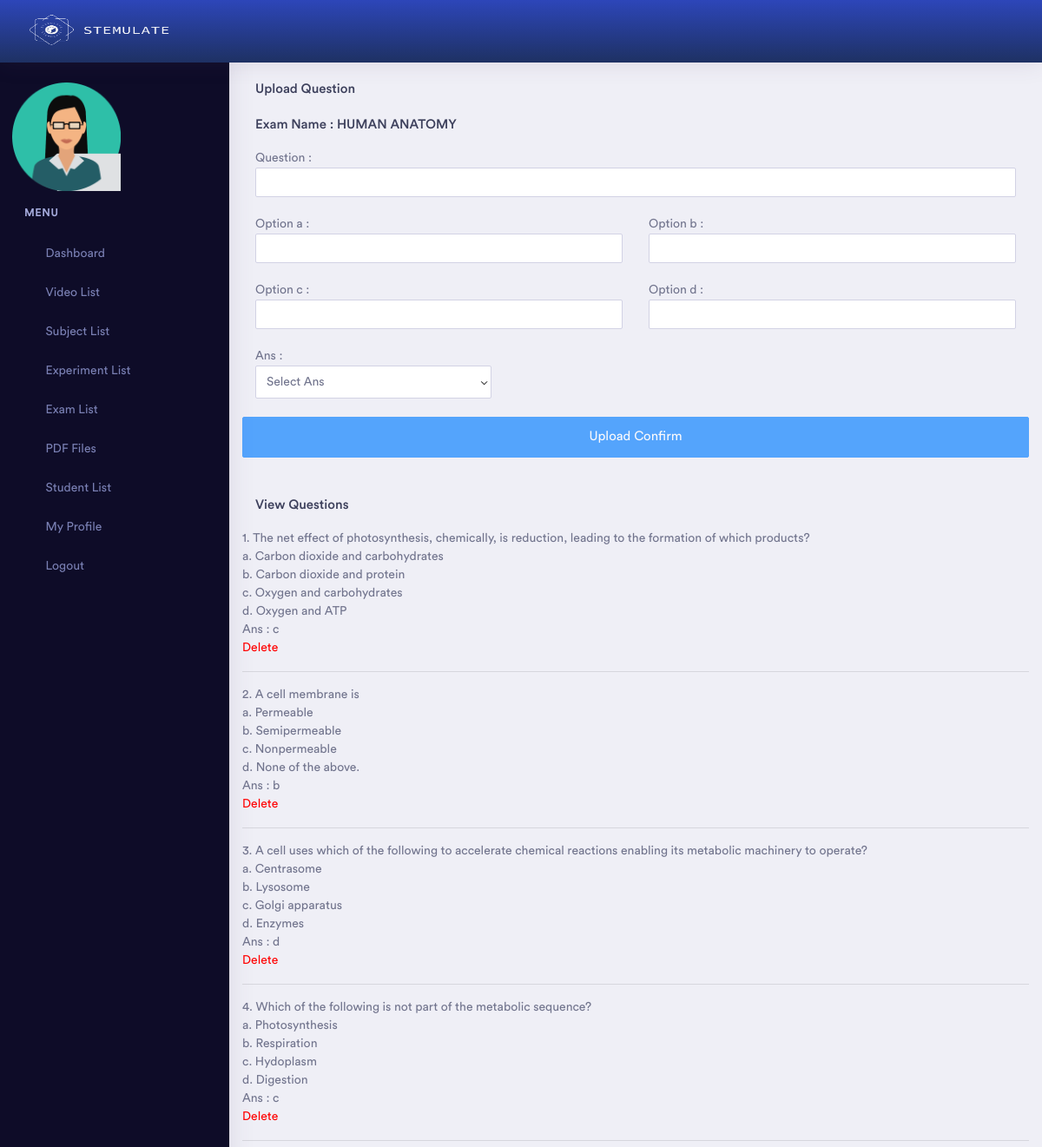
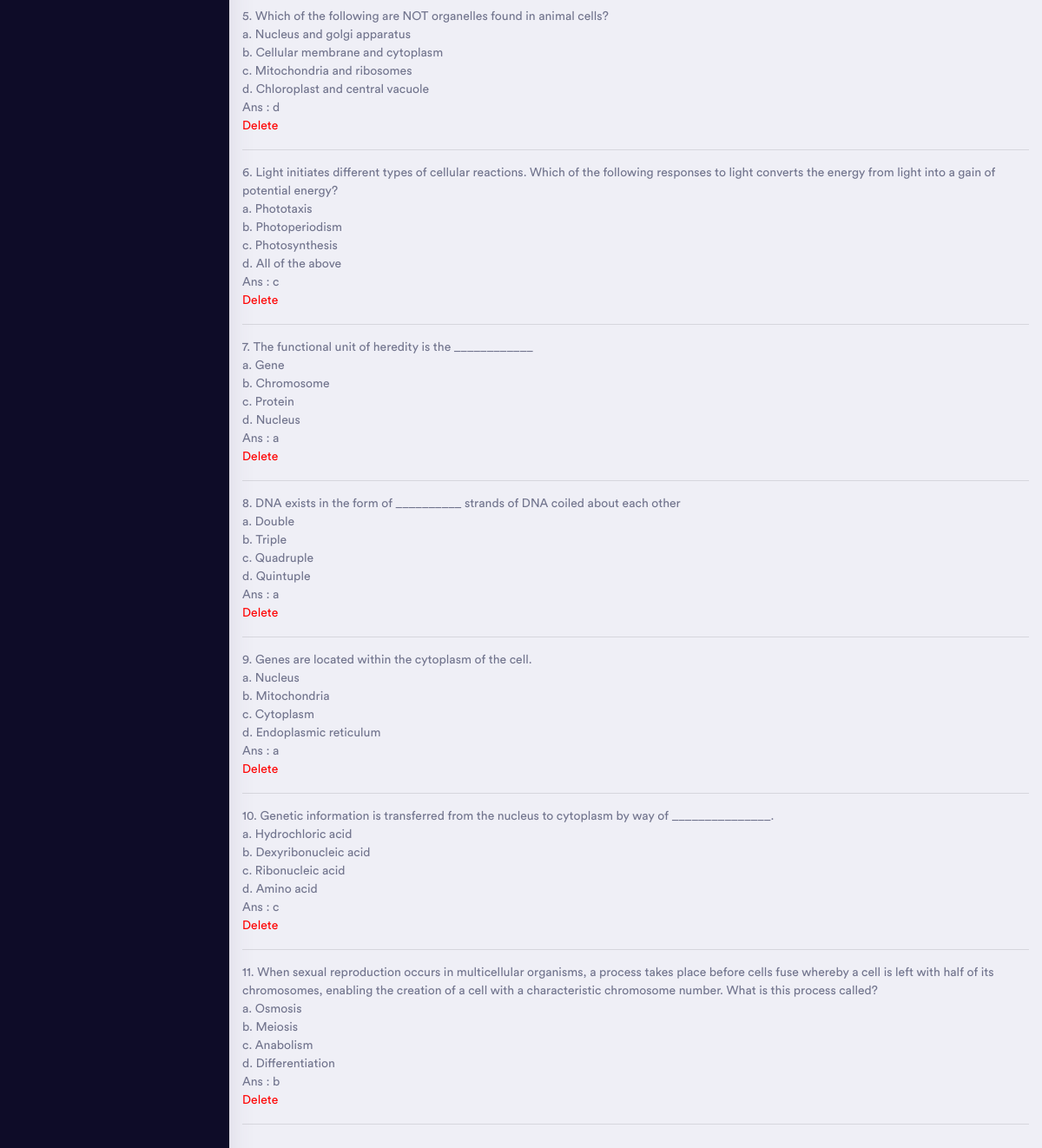
/admin/question_add.php?exam_id=6&q=10 (signed in), run on the app's committed database (2 pictures, top to bottom).
### tables this page shows
CREATE TABLE `exam` (
  `id` int(11) NOT NULL,
  `semester_id` int(11) NOT NULL,
  `subject_id` int(11) NOT NULL,
  `name` varchar(255) NOT NULL,
  `status` int(11) NOT NULL,
  `admin_id` int(11) NOT NULL,
  `duration` int(11) DEFAULT NULL,
  `question_mark` int(11) DEFAULT NULL,
  `total_mark` int(11) DEFAULT NULL,
  `total_question` int(11) NOT NULL,
  `startDate` date DEFAULT NULL,
  `endDate` date DEFAULT NULL
);

CREATE TABLE `question` (
  `id` int(11) NOT NULL,
  `exam_id` int(11) NOT NULL,
  `des` text NOT NULL,
  `op1` text NOT NULL,
  `op2` text NOT NULL,
  `op3` text NOT NULL,
  `op4` text NOT NULL,
  `ans` varchar(100) NOT NULL,
  `status` int(11) NOT NULL
);

### admin/question_add.php (the view, shortened to what this page needs)
<?php
    if ($_SESSION['p'] != "") {
?>
<!doctype html>
<html lang="en">
<head>
    <?php include 'head.php'; ?>
</head>
<body>
    <div class="dashboard-main-wrapper">
         <div class="dashboard-header">
            <?php include 'header.php';  ?>
        </div>
       <div class="nav-left-sidebar sidebar-dark">
            <?php include 'left_menu.php'; ?>
        </div>
        <div class="dashboard-wrapper">
            <div class="container-fluid  dashboard-content">
                <div class="row">
                    <div class="col-xl-12 col-lg-12 col-md-12 col-sm-12 col-12">
                            <h5>Upload Question </h5>
                            <h5>
                                Exam Name :
                                <?php
                                    include 'db.php';
                                    $query = mysqli_query($link, "select * from exam where id = '$_GET[exam_id]'");
                                    while($data = mysqli_fetch_array($query)) {
                                        echo $data['name'];
                                    }
                                ?>
                            </h5>
                            <form action="#" method="post">
                                <div class="row">
                                    <div class="col-md-12">
                                        Question : <input type="text" name="des" class="form-control" required>
                                    </div>
                                    <div class="col-md-12">&nbsp;</div>
                                    <div class="col-md-6">
                                        Option a : <input type="text" name="op1" class="form-control" required>
                                    </div>
                                    <div class="col-md-6">
                                        Option b : <input type="text" name="op2" class="form-control" required>
                                    </div>
                                    <div class="col-md-12">&nbsp;</div>
                                    <div class="col-md-6">
                                        Option c : <input type="text" name="op3" class="form-control" required>
                                    </div>
                                    <div class="col-md-6">
                                        Option d : <input type="text" name="op4" class="form-control" required>
                                    </div>
                                    <div class="col-md-12">&nbsp;</div>
                                    <div class="col-md-4">
                                        Ans :
                                        <select class="form-control" name="ans">
                                            <option value="" selected disabled>Select Ans</option>
                                        </select>
                                    </div>
                                    <div class="col-md-12">&nbsp;</div>
                                    <button type="submit" name="save" class="btn btn-primary btn-lg btn-block"
                                    <?php
                                    include 'db.php';
                                    $query = mysqli_query($link, "select * from question where exam_id = '$_GET[exam_id]'");
                                    echo (mysqli_num_rows($query) >= $_GET['q']) ? 'disabled' : ''; ?>
                                    >Upload Confirm</button>
                                </div>
                            </form>
                    </div>
                </div>
                <div class="row">
                    <div class="col-md-12">
                        <br><br>
                    </div>
                    <div class="col-md-12">
                        <h5>View Questions</h5>
                    </div>
                    <div>
                        <?php
                        $sl=0;
                        $query = mysqli_query($link, "select * from question where exam_id = '$_GET[exam_id]'");
                        while($data = mysqli_fetch_array($query)) {
                            echo ++$sl.". ";
                            echo $data['des'];
                            echo "<br>";
                            echo "a. ".$data['op1'];
                            echo "<br>";
                            echo "b. ".$data['op2'];
                            echo "<br>";
                            echo "c. ".$data['op3'];
                            echo "<br>";
                            echo "d. ".$data['op4'];
                            echo "<br>";
                            echo "Ans : ".$data['ans'];
                            echo "<br>";
                            echo "<a href='#' onclick='confirmDelete({$data['id']})' style='color:red;'>Delete</a>";
                            echo "<hr>";
                        }
                        ?>
                    </div>
                </div>
            </div>
        </div>
    </div>
</body>
</html>
<?php
} else {
    echo "<script>";
    echo "self.location='index.php?msg=<font color=red>Please Login First.</font>';";
    echo "</script>";
}
?>

### data on the page
exam: name "HUMAN ANATOMY"
question: des "The net effect of photosynthesis, chemically, is reduction, leading to the formation of which products?", op1 "Carbon dioxide and carbohydrates", op2 "Carbon dioxide and protein", op3 "Oxygen and carbohydrates", op4 "Oxygen and ATP", ans "c"
question: des "A cell membrane is", op1 "Permeable", op2 "Semipermeable", op3 "Nonpermeable", op4 "None of the above.", ans "b"
question: des "A cell uses which of the following to accelerate chemical reactions enabling its metabolic machinery to operate?", op1 "Centrasome", op2 "Lysosome", op3 "Golgi apparatus", op4 "Enzymes", ans "d"
question: des "Which of the following is not part of the metabolic sequence?", op1 "Photosynthesis", op2 "Respiration", op3 "Hydoplasm", op4 "Digestion", ans "c"
question: des "Which of the following are NOT organelles found in animal cells?", op1 "Nucleus and golgi apparatus", op2 "Cellular membrane and cytoplasm", op3 "Mitochondria and ribosomes", op4 "Chloroplast and central vacuole", ans "d"
question: des "Light initiates different types of cellular reactions. Which of the following responses to light converts the energy from light into a gain of potential energy?", op1 "Phototaxis", op2 "Photoperiodism", op3 "Photosynthesis", op4 "All of the above", ans "c"
question: des "The functional unit of heredity is the ____________", op1 "Gene", op2 "Chromosome", op3 "Protein", op4 "Nucleus", ans "a"
question: des "DNA exists in the form of __________ strands of DNA coiled about each other", op1 "Double", op2 "Triple", op3 "Quadruple", op4 "Quintuple", ans "a"
question: des "Genes are located within the cytoplasm of the cell.", op1 "Nucleus", op2 "Mitochondria", op3 "Cytoplasm", op4 "Endoplasmic reticulum", ans "a"
question: des "Genetic information is transferred from the nucleus to cytoplasm by way of _______________.", op1 "Hydrochloric acid", op2 "Dexyribonucleic acid", op3 "Ribonucleic acid", op4 "Amino acid", ans "c"
question: des "When sexual reproduction occurs in multicellular organisms, a process takes place before cells fuse whereby a cell is left with half of its chromosomes, enabling the creation of a cell with a characteristic chromosome number. What is this process called?", op1 "Osmosis", op2 "Meiosis", op3 "Anabolism", op4 "Differentiation", ans "b"
